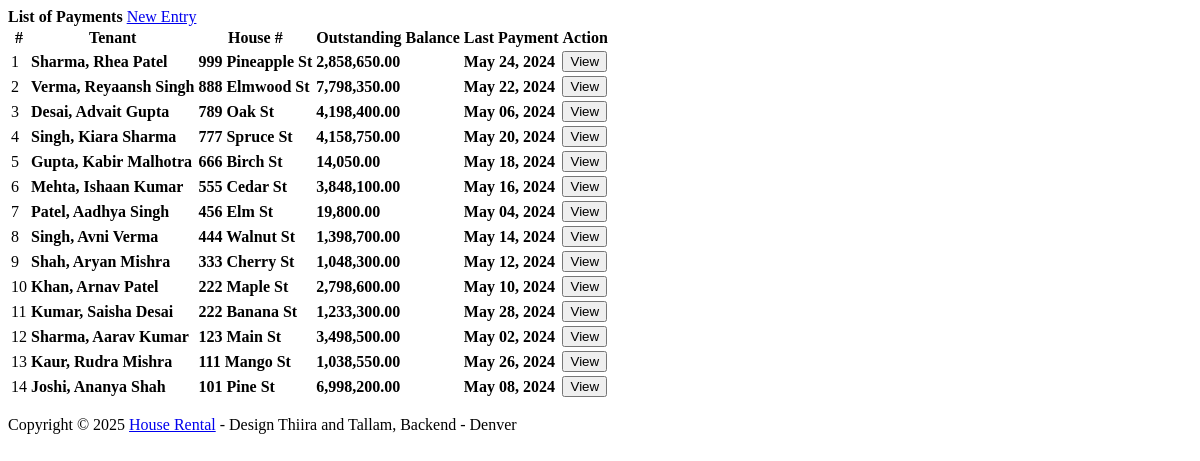
The app's page /rental/payments.php, older data.
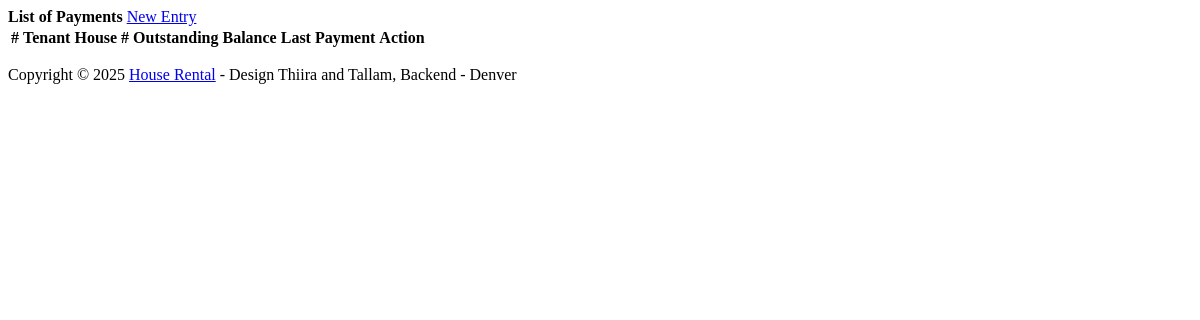
The same page, newer data.
### tables this page shows
CREATE TABLE `tenants` (
  `id` int(30) NOT NULL,
  `firstname` varchar(100) NOT NULL,
  `middlename` varchar(100) NOT NULL,
  `lastname` varchar(100) NOT NULL,
  `email` varchar(100) NOT NULL,
  `contact` varchar(50) NOT NULL,
  `house_id` int(30) NOT NULL,
  `status` tinyint(1) NOT NULL DEFAULT 1 COMMENT '1 = active, 0= inactive',
  `date_in` date NOT NULL
);

CREATE TABLE `houses` (
  `id` int(30) NOT NULL,
  `landlord_id` int(30) NOT NULL,
  `house_no` varchar(50) NOT NULL,
  `category_id` int(30) NOT NULL,
  `description` text NOT NULL,
  `location` varchar(255) DEFAULT NULL,
  `city` varchar(100) DEFAULT NULL,
  `state` varchar(100) DEFAULT NULL,
  `country` varchar(100) DEFAULT NULL,
  `latitude` decimal(10,8) DEFAULT NULL,
  `longitude` decimal(11,8) DEFAULT NULL,
  `price` double NOT NULL,
  `bedrooms` int(11) DEFAULT 0,
  `bathrooms` int(11) DEFAULT 0,
  `area` decimal(10,2) DEFAULT NULL,
  `image` varchar(255) DEFAULT NULL,
  `main_image` varchar(255) DEFAULT NULL,
  `featured` tinyint(1) DEFAULT 0,
  `status` tinyint(1) DEFAULT 1,
  `created_at` timestamp NOT NULL DEFAULT current_timestamp(),
  `updated_at` timestamp NOT NULL DEFAULT current_timestamp() ON UPDATE current_timestamp()
);

CREATE TABLE `payments` (
  `id` int(30) NOT NULL,
  `tenant_id` int(30) NOT NULL,
  `amount` float NOT NULL,
  `invoice` varchar(50) NOT NULL,
  `date_created` datetime NOT NULL DEFAULT current_timestamp()
);

### rental/payments.php (the view, shortened to what this page needs)
<?php include('db_connect.php');?>
<div class="container-fluid">
	<div class="col-lg-12">
		<div class="row">
			<div class="col-md-12">
				<div class="card">
					<div class="card-header">
						<b>List of Payments</b>
						<span class="float:right"><a class="btn btn-primary btn-block btn-sm col-sm-2 float-right" href="javascript:void(0)" id="new_payment">
					<i class="fa fa-plus"></i> New Entry
				</a></span>
					</div>
					<div class="card-body">
						<table class="table table-condensed table-bordered table-hover">
							<thead>
								<tr>
									<th class="text-center">#</th>
									<th class="">Tenant</th>
									<th class="">House #</th>
									<th class="">Outstanding Balance</th>
									<th class="">Last Payment</th>
									<th class="text-center">Action</th>
								</tr>
							</thead>
							<tbody>
								<?php
								$i = 1;
								$tenants =$conn->query("SELECT t.*,concat(t.lastname,', ',t.firstname,' ',t.middlename) as name,h.house_no,h.price FROM tenants t inner join houses h on h.id = t.house_id where t.status = 1 order by h.house_no desc ");
								while($row=$tenants->fetch_assoc()):
									$months = abs(strtotime(date('Y-m-d')." 23:59:59") - strtotime($row['date_in']." 23:59:59"));
									$months = floor(($months) / (30*60*60*24));
									$payable = $row['price'] * $months;
									$paid = $conn->query("SELECT SUM(amount) as paid FROM payments where tenant_id =".$row['id']);
									$last_payment = $conn->query("SELECT * FROM payments where tenant_id =".$row['id']." order by unix_timestamp(date_created) desc limit 1");
									$paid = $paid->num_rows > 0 ? $paid->fetch_array()['paid'] : 0;
									$last_payment = $last_payment->num_rows > 0 ? date("M d, Y",strtotime($last_payment->fetch_array()['date_created'])) : 'N/A';
									$outstanding = $payable - $paid;
								?>
								<tr>
									<td class="text-center"><?php echo $i++ ?></td>
									<td class="">
										 <p> <b><?php echo ucwords($row['name']) ?></b></p>
									</td>
									<td class="">
										 <p> <b><?php echo $row['house_no'] ?></b></p>
									</td>
									<td class="text-right">
										 <p> <b><?php echo number_format($outstanding,2) ?></b></p>
									</td>
									<td class="">
										 <p><b><?php echo  $last_payment ?></b></p>
									</td>
									<td class="text-center">
										<button class="btn btn-sm btn-primary view_payment" type="button" data-id="<?php echo $row['id'] ?>" >View</button>
									</td>
								</tr>
								<?php endwhile; ?>
							</tbody>
						</table>
					</div>
				</div>
			</div>
		</div>
	</div>
</div>
<footer class="footer d-flex flex-column flex-md-row align-items-center justify-content-between px-4 py-3 border-top small">
   <p class="text-muted mb-1 mb-md-0">Copyright © 2025 <a href="https://github.com/John-Denver/" target="_blank">House Rental</a> - Design Thiira and Tallam, Backend - Denver</p>
</footer>

Row changes from the older to the newer data that the page shows:
removed tenants: name "Sharma, Rhea Patel", house.house_no "999 Pineapple St", outstanding "2,858,650.00", payments.date_created "May 24, 2024"
removed tenants: name "Verma, Reyaansh Singh", house.house_no "888 Elmwood St", outstanding "7,798,350.00", payments.date_created "May 22, 2024"
removed tenants: name "Desai, Advait Gupta", house.house_no "789 Oak St", outstanding "4,198,400.00", payments.date_created "May 06, 2024"
removed tenants: name "Singh, Kiara Sharma", house.house_no "777 Spruce St", outstanding "4,158,750.00", payments.date_created "May 20, 2024"
removed tenants: name "Gupta, Kabir Malhotra", house.house_no "666 Birch St", outstanding "14,050.00", payments.date_created "May 18, 2024"
removed tenants: name "Mehta, Ishaan Kumar", house.house_no "555 Cedar St", outstanding "3,848,100.00", payments.date_created "May 16, 2024"
removed tenants: name "Patel, Aadhya Singh", house.house_no "456 Elm St", outstanding "19,800.00", payments.date_created "May 04, 2024"
removed tenants: name "Singh, Avni Verma", house.house_no "444 Walnut St", outstanding "1,398,700.00", payments.date_created "May 14, 2024"
removed tenants: name "Shah, Aryan Mishra", house.house_no "333 Cherry St", outstanding "1,048,300.00", payments.date_created "May 12, 2024"
removed tenants: name "Khan, Arnav Patel", house.house_no "222 Maple St", outstanding "2,798,600.00", payments.date_created "May 10, 2024"
removed tenants: name "Kumar, Saisha Desai", house.house_no "222 Banana St", outstanding "1,233,300.00", payments.date_created "May 28, 2024"
removed tenants: name "Sharma, Aarav Kumar", house.house_no "123 Main St", outstanding "3,498,500.00", payments.date_created "May 02, 2024"
removed tenants: name "Kaur, Rudra Mishra", house.house_no "111 Mango St", outstanding "1,038,550.00", payments.date_created "May 26, 2024"
removed tenants: name "Joshi, Ananya Shah", house.house_no "101 Pine St", outstanding "6,998,200.00", payments.date_created "May 08, 2024"
